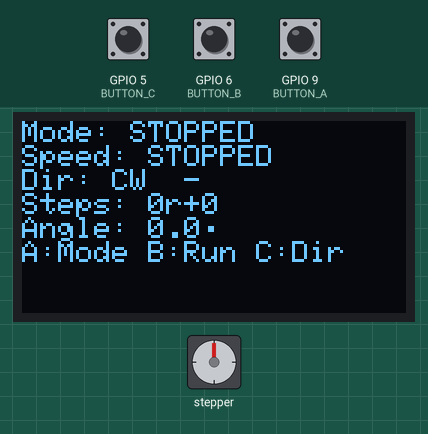
A sketch run on a simulated ESP32-S3. On the bench: stepper motor, 128×64 one-colour display. Wiring (inferred from the names in the program): stepper motor driver (200 steps per turn assumed): step GPIO 15; direction GPIO 16; enable GPIO 14. The test bench sets the inputs (shaded band); at power-on: GPIO 5 (BUTTON_C) HIGH, GPIO 9 (BUTTON_A) HIGH, GPIO 6 (BUTTON_B) HIGH. What the sketch prints to the serial monitor is not drawn.

Above: at 4.3 s.
4.4 s: GPIO 5 (BUTTON_C) pulled LOW for 0.15 s
At 5.6 s:
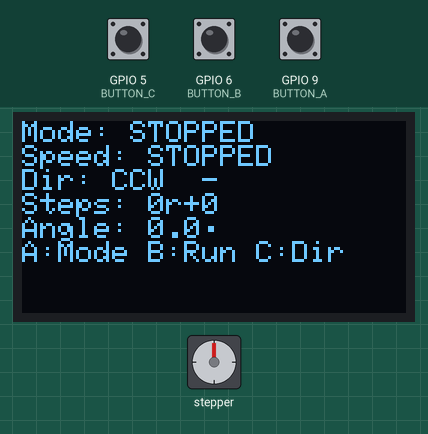
6.0 s: GPIO 9 (BUTTON_A) pulled LOW for 0.15 s
At 7.2 s:
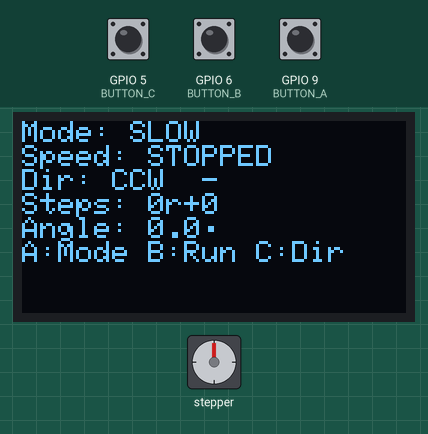
7.6 s: GPIO 6 (BUTTON_B) pulled LOW for 0.15 s
At 8.0 s:
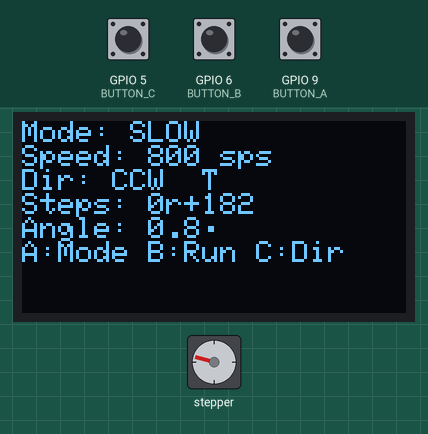
8.3 s: GPIO 5 (BUTTON_C) pulled LOW for 1 s
At 9.11 s:
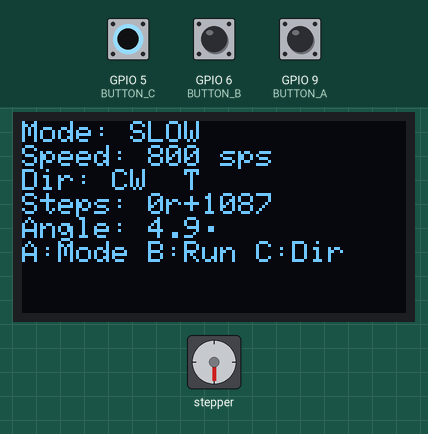
9.9 s: GPIO 6 (BUTTON_B) pulled LOW for 1 s
At 10.8 s:
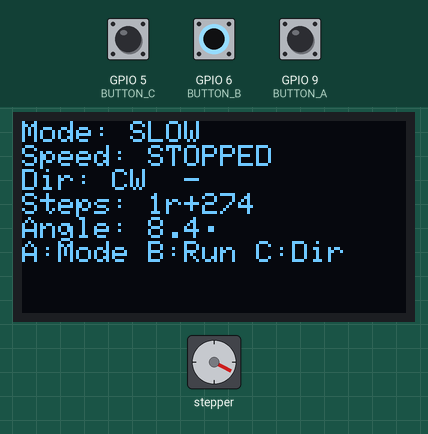
12.4 s: GPIO 9 (BUTTON_A) pulled LOW for 1 s
At 13.9 s:
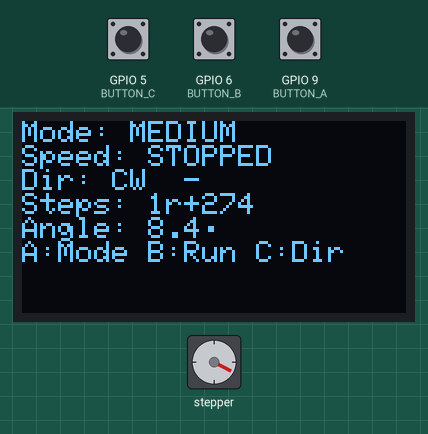
Timing chart, 0 to 15.4 s (numbered marks = the images above; inputs shaded):
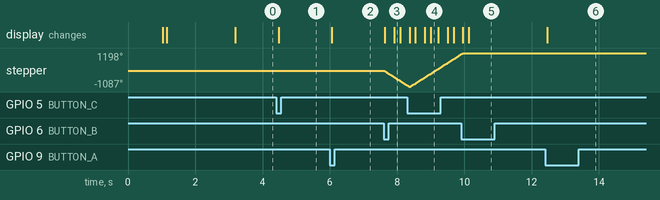

The sketch:

REV1_ROBUST_STEPPING.ino
```cpp
/*
ESP32 Dual-Core Stepper Motor Demo - Final Version
- Uses updated timer API (Core 3.x)
- IRAM-safe GPIO handling
- Proper button edge detection
- Smart OLED updates (including step counter)
*/

#include <SPI.h>
#include <Wire.h>
#include <Adafruit_GFX.h>
#include <Adafruit_SH110X.h>

Adafruit_SH1107 display = Adafruit_SH1107(64, 128, &Wire);

const int DIR = 16;
const int STEP = 15;
const int EN = 14;
#define BUTTON_A 9
#define BUTTON_B 6
#define BUTTON_C 5

const int microMode = 8;
const int gearRatio = 50;
const int motorStepsPerRev = 200 * microMode;
const int outputStepsPerRev = motorStepsPerRev * gearRatio;

hw_timer_t* stepTimer = NULL;
portMUX_TYPE timerMux = portMUX_INITIALIZER_UNLOCKED;

volatile bool moveStepper = false;
volatile uint32_t stepperSpeed = 1000;
volatile bool stepperDir = true;
volatile uint32_t stepsTaken = 0;
volatile uint16_t totalRotations = 0;
volatile bool motorEnabled = true;
volatile bool stepState = false;
volatile uint32_t interruptCount = 0;
volatile bool timerRunning = false;

TaskHandle_t uiTaskHandle = NULL;

enum TestMode {
  MODE_STOPPED = 0,
  MODE_SLOW,
  MODE_MEDIUM,
  MODE_FAST,
  MODE_ULTRA,
  MODE_LUDICROUS,
  MODE_COUNT
};

const char* modeNames[] = {
  "STOPPED", "SLOW", "MEDIUM", "FAST", "ULTRA", "LUDICROUS"
};

const uint32_t modeSpeeds[] = { 0, 800, 2000, 4000, 6000, 8000 };
TestMode currentMode = MODE_STOPPED;
unsigned long lastDisplayUpdate = 0;
unsigned long lastDebounceA = 0, lastDebounceB = 0, lastDebounceC = 0;

void IRAM_ATTR stepTimerCallback() {
  portENTER_CRITICAL_ISR(&timerMux);
  interruptCount++;
  if (moveStepper && motorEnabled) {
    stepState = !stepState;
    if (stepState)
      GPIO.out_w1ts = (1 << STEP);
    else
      GPIO.out_w1tc = (1 << STEP);

    if (stepState) {
      stepsTaken++;
      if (stepsTaken >= motorStepsPerRev) {
        stepsTaken = 0;
        totalRotations++;
        if (totalRotations > 30000) totalRotations = 0;
      }
    }
  }
  portEXIT_CRITICAL_ISR(&timerMux);
}

void uiTask(void* pvParameters) {
  Serial.println("Core 1: UI task started");
  for (;;) {
    handleButtons();
    updateMotorControl();
    updateDisplay();
    printStats();
    vTaskDelay(pdMS_TO_TICKS(50));
  }
}

void setup() {
  Serial.begin(115200);
  delay(1000);
  Serial.println("🚀 ESP32 Stepper Demo - Final Version");

  pinMode(STEP, OUTPUT);
  pinMode(DIR, OUTPUT);
  pinMode(EN, OUTPUT);
  digitalWrite(STEP, LOW);
  digitalWrite(DIR, HIGH);
  digitalWrite(EN, LOW);
  Serial.println("GPIO pins initialized");  Serial.println("GPIO pins initialized");

  if (!display.begin(0x3C, true)) {
    Serial.println("OLED initialization failed!");
  } else {
    Serial.println("OLED initialized successfully");
  }
  display.setRotation(1);
  display.setTextSize(1);
  display.setTextColor(SH110X_WHITE);

  pinMode(BUTTON_A, INPUT_PULLUP);
  pinMode(BUTTON_B, INPUT_PULLUP);
  pinMode(BUTTON_C, INPUT_PULLUP);
  delay(100);  // Allow pull-ups to settle
  Serial.println("Buttons initialized");

  showStartup();
  delay(2000);

  xTaskCreatePinnedToCore(uiTask, "UITask", 8192, NULL, 1, &uiTaskHandle, 1);

  Serial.println("System initialized successfully!");
  Serial.println("Controls:");
  Serial.println("Button A: Change mode/speed");
  Serial.println("Button B: Start/Stop motor");
  Serial.println("Button C: Change direction");
  Serial.println();
}

void loop() {
  vTaskDelay(pdMS_TO_TICKS(1000));
}

void startStepTimer(uint32_t sps) {
  if (sps == 0) return stopStepTimer();

  Serial.print("Starting timer at ");
  Serial.print(sps);
  Serial.print(" steps/sec...");

  if (stepTimer) {
    timerEnd(stepTimer);
    stepTimer = NULL;
    delay(10);
  }

  if (sps > 10000) {
    Serial.print(" (capped at 10kHz)");
    sps = 10000;
  }

  stepTimer = timerBegin(1000000);
  if (!stepTimer) {
    Serial.println(" FAILED");
    return;
  }

  uint64_t alarmValue = 500000 / sps;
  if (alarmValue < 50) {
    alarmValue = 50;
    sps = 500000 / alarmValue;
    Serial.print(" (adjusted for stability)");
  }

  timerAttachInterrupt(stepTimer, &stepTimerCallback);
  timerAlarm(stepTimer, alarmValue, true, 0);
  timerRunning = true;
  Serial.println(" SUCCESS");
}

void stopStepTimer() {
  Serial.print("Stopping timer...");
  if (stepTimer) {
    timerEnd(stepTimer);
    stepTimer = NULL;
  }
  REG_WRITE(GPIO_OUT_W1TC_REG, (1 << STEP));
  stepState = false;
  timerRunning = false;
  Serial.println(" done");
}

void showStartup() {
  display.clearDisplay();
  display.setCursor(5, 5);
  display.print("FINAL VERSION");
  display.setCursor(5, 20);
  display.print("STEPPER DEMO");
  display.setCursor(0, 35);
  display.print("HW Timer: Core 0");
  display.setCursor(0, 45);
  display.print("UI Task: Core 1");
  display.setCursor(0, 60);
  display.print("Initializing...");
  display.display();
}

void handleButtons() {
  unsigned long now = millis();
  bool buttonA = !digitalRead(BUTTON_A);
  bool buttonB = !digitalRead(BUTTON_B);
  bool buttonC = !digitalRead(BUTTON_C);

  // Static variables for edge detection
  static bool lastButtonA = false;
  static bool lastButtonB = false;
  static bool lastButtonC = false;

  if (buttonA && !lastButtonA && now - lastDebounceA > 200) {
    currentMode = (TestMode)((currentMode + 1) % MODE_COUNT);
    Serial.print("Mode changed to: ");
    Serial.println(modeNames[currentMode]);
    lastDebounceA = now;
  }
  if (buttonB && !lastButtonB && now - lastDebounceB > 200) {
    moveStepper = !moveStepper;
    if (moveStepper) {
      portENTER_CRITICAL(&timerMux);
      stepsTaken = 0;
      totalRotations = 0;
      portEXIT_CRITICAL(&timerMux);
      Serial.println("Motor STARTED - counters reset");
    } else {
      Serial.println("Motor STOPPED");
    }
    lastDebounceB = now;
  }
  if (buttonC && !lastButtonC && now - lastDebounceC > 200) {
    stepperDir = !stepperDir;
    Serial.print("Direction changed to: ");
    Serial.println(stepperDir ? "CW" : "CCW");
    lastDebounceC = now;
  }

  // Update previous button states
  lastButtonA = buttonA;
  lastButtonB = buttonB;
  lastButtonC = buttonC;
}

void updateMotorControl() {
  uint32_t newSpeed = (currentMode != MODE_STOPPED) ? modeSpeeds[currentMode] : 0;
  digitalWrite(DIR, stepperDir);

  bool speedChanged = (newSpeed != stepperSpeed);
  stepperSpeed = newSpeed;
  bool shouldRun = moveStepper && stepperSpeed > 0;

  if (shouldRun && !timerRunning) startStepTimer(stepperSpeed);
  else if (!shouldRun && timerRunning) stopStepTimer();
  else if (shouldRun && speedChanged) startStepTimer(stepperSpeed);

  digitalWrite(EN, motorEnabled ? LOW : HIGH);
}

void updateDisplay() {
  static TestMode lastMode = MODE_COUNT;
  static bool lastState = false;
  static bool lastDir = false;
  static uint32_t lastSteps = 0;
  static uint16_t lastRotations = 0;

  if (millis() - lastDisplayUpdate < 200) return;

  // Get current step counts
  uint32_t currentSteps, currentRotations;
  portENTER_CRITICAL(&timerMux);
  currentSteps = stepsTaken;
  currentRotations = totalRotations;
  portEXIT_CRITICAL(&timerMux);

  // Check if anything changed
  if (currentMode == lastMode && moveStepper == lastState &&
      stepperDir == lastDir && currentSteps == lastSteps &&
      currentRotations == lastRotations) {
    return;  // No changes, skip update
  }

  lastDisplayUpdate = millis();
  lastMode = currentMode;
  lastState = moveStepper;
  lastDir = stepperDir;
  lastSteps = currentSteps;
  lastRotations = currentRotations;

  display.clearDisplay();
  display.setCursor(0, 0);
  display.printf("Mode: %s\n", modeNames[currentMode]);
  display.print("Speed: ");
  if (moveStepper && stepperSpeed > 0) {
    if (stepperSpeed >= 1000) {
      display.print(stepperSpeed / 1000.0, 1);
      display.print("k");
    } else {
      display.print(stepperSpeed);
    }
    display.print(" sps\n");
  } else {
    display.print("STOPPED\n");
  }

  display.printf("Dir: %s  %c\n", stepperDir ? "CW" : "CCW", timerRunning ? 'T' : '-');
  display.printf("Steps: %dr+%d\n", currentRotations, currentSteps);

  float angle = fmod(((currentRotations * motorStepsPerRev + currentSteps) / (float)outputStepsPerRev) * 360.0, 360.0);
  display.printf("Angle: %.1f\370\n", angle);
  display.print("A:Mode B:Run C:Dir");
  display.display();
}

void printStats() {
  static unsigned long lastPrint = 0;
  static uint32_t lastCount = 0;
  if (millis() - lastPrint > 3000) {
    uint32_t now = interruptCount;

    // Thread-safe step counter read
    uint32_t currentSteps, currentRotations;
    portENTER_CRITICAL(&timerMux);
    currentSteps = stepsTaken;
    currentRotations = totalRotations;
    portEXIT_CRITICAL(&timerMux);

    Serial.printf("Mode: %s | Speed: %d sps | Steps: %dr+%d | Dir: %s | Moving: %s | Timer: %s | Int/s: %d | Heap: %d\n",
                  modeNames[currentMode], stepperSpeed, currentRotations, currentSteps,
                  stepperDir ? "CW" : "CCW", moveStepper ? "YES" : "NO",
                  timerRunning ? "RUN" : "STOP", (now - lastCount) / 3, esp_get_free_heap_size());
    lastCount = now;
    lastPrint = millis();
  }
}
```

Measured:
- after the input at 4.4 s, the display: changes after 0.07 s (image 1)
- after the input at 6.0 s, the display: changes after 0.06 s (image 2)
- after the input at 7.6 s, stepper: turns 981° counter-clockwise in 0.68 s, starting at once; the display: first changes at once (image 3 shows a later state)
- after the input at 8.3 s, the display: first differs from a run without the input after 0.25 s (image 4 shows a later state)
- after the input at 9.9 s, stepper: goes on until 10.0 s, then stays 1198°; the display: first differs from a run without the input after 0.23 s (image 5)
- after the input at 12.4 s, the display: changes after 0.07 s (image 6)
